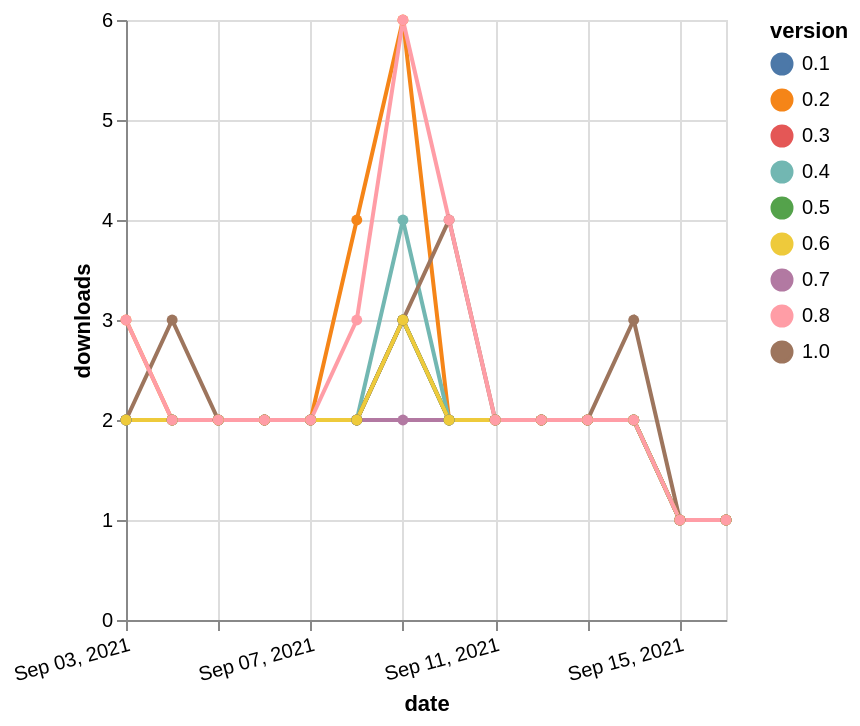

Vega-Lite specification for this chart:
### Vega-Lite specification from a JSON file in a GitHub repository (floating-point values rounded to 4 significant figures)
{"$schema": "https://vega.github.io/schema/vega-lite/v5.json", "description": "A simple bar chart with embedded data.", "data": {"values": [{"date": "2021-09-03", "total": 2213, "delta": 2, "version": "0.3"}, {"date": "2021-09-04", "total": 2215, "delta": 2, "version": "0.3"}, {"date": "2021-09-05", "total": 2217, "delta": 2, "version": "0.3"}, {"date": "2021-09-06", "total": 2219, "delta": 2, "version": "0.3"}, {"date": "2021-09-07", "total": 2221, "delta": 2, "version": "0.3"}, {"date": "2021-09-08", "total": 2223, "delta": 2, "version": "0.3"}, {"date": "2021-09-09", "total": 2226, "delta": 3, "version": "0.3"}, {"date": "2021-09-10", "total": 2228, "delta": 2, "version": "0.3"}, {"date": "2021-09-11", "total": 2230, "delta": 2, "version": "0.3"}, {"date": "2021-09-12", "total": 2232, "delta": 2, "version": "0.3"}, {"date": "2021-09-13", "total": 2234, "delta": 2, "version": "0.3"}, {"date": "2021-09-14", "total": 2236, "delta": 2, "version": "0.3"}, {"date": "2021-09-15", "total": 2237, "delta": 1, "version": "0.3"}, {"date": "2021-09-16", "total": 2238, "delta": 1, "version": "0.3"}, {"date": "2021-09-03", "total": 2223, "delta": 2, "version": "0.1"}, {"date": "2021-09-04", "total": 2225, "delta": 2, "version": "0.1"}, {"date": "2021-09-05", "total": 2227, "delta": 2, "version": "0.1"}, {"date": "2021-09-06", "total": 2229, "delta": 2, "version": "0.1"}, {"date": "2021-09-07", "total": 2231, "delta": 2, "version": "0.1"}, {"date": "2021-09-08", "total": 2233, "delta": 2, "version": "0.1"}, {"date": "2021-09-09", "total": 2236, "delta": 3, "version": "0.1"}, {"date": "2021-09-10", "total": 2238, "delta": 2, "version": "0.1"}, {"date": "2021-09-11", "total": 2240, "delta": 2, "version": "0.1"}, {"date": "2021-09-12", "total": 2242, "delta": 2, "version": "0.1"}, {"date": "2021-09-13", "total": 2244, "delta": 2, "version": "0.1"}, {"date": "2021-09-14", "total": 2246, "delta": 2, "version": "0.1"}, {"date": "2021-09-15", "total": 2247, "delta": 1, "version": "0.1"}, {"date": "2021-09-16", "total": 2248, "delta": 1, "version": "0.1"}, {"date": "2021-09-03", "total": 2729, "delta": 3, "version": "0.2"}, {"date": "2021-09-04", "total": 2731, "delta": 2, "version": "0.2"}, {"date": "2021-09-05", "total": 2733, "delta": 2, "version": "0.2"}, {"date": "2021-09-06", "total": 2735, "delta": 2, "version": "0.2"}, {"date": "2021-09-07", "total": 2737, "delta": 2, "version": "0.2"}, {"date": "2021-09-08", "total": 2741, "delta": 4, "version": "0.2"}, {"date": "2021-09-09", "total": 2747, "delta": 6, "version": "0.2"}, {"date": "2021-09-10", "total": 2749, "delta": 2, "version": "0.2"}, {"date": "2021-09-11", "total": 2751, "delta": 2, "version": "0.2"}, {"date": "2021-09-12", "total": 2753, "delta": 2, "version": "0.2"}, {"date": "2021-09-13", "total": 2755, "delta": 2, "version": "0.2"}, {"date": "2021-09-14", "total": 2757, "delta": 2, "version": "0.2"}, {"date": "2021-09-15", "total": 2758, "delta": 1, "version": "0.2"}, {"date": "2021-09-16", "total": 2759, "delta": 1, "version": "0.2"}, {"date": "2021-09-03", "total": 2375, "delta": 2, "version": "0.4"}, {"date": "2021-09-04", "total": 2377, "delta": 2, "version": "0.4"}, {"date": "2021-09-05", "total": 2379, "delta": 2, "version": "0.4"}, {"date": "2021-09-06", "total": 2381, "delta": 2, "version": "0.4"}, {"date": "2021-09-07", "total": 2383, "delta": 2, "version": "0.4"}, {"date": "2021-09-08", "total": 2385, "delta": 2, "version": "0.4"}, {"date": "2021-09-09", "total": 2389, "delta": 4, "version": "0.4"}, {"date": "2021-09-10", "total": 2391, "delta": 2, "version": "0.4"}, {"date": "2021-09-11", "total": 2393, "delta": 2, "version": "0.4"}, {"date": "2021-09-12", "total": 2395, "delta": 2, "version": "0.4"}, {"date": "2021-09-13", "total": 2397, "delta": 2, "version": "0.4"}, {"date": "2021-09-14", "total": 2399, "delta": 2, "version": "0.4"}, {"date": "2021-09-15", "total": 2400, "delta": 1, "version": "0.4"}, {"date": "2021-09-16", "total": 2401, "delta": 1, "version": "0.4"}, {"date": "2021-09-03", "total": 2185, "delta": 2, "version": "0.7"}, {"date": "2021-09-04", "total": 2187, "delta": 2, "version": "0.7"}, {"date": "2021-09-05", "total": 2189, "delta": 2, "version": "0.7"}, {"date": "2021-09-06", "total": 2191, "delta": 2, "version": "0.7"}, {"date": "2021-09-07", "total": 2193, "delta": 2, "version": "0.7"}, {"date": "2021-09-08", "total": 2195, "delta": 2, "version": "0.7"}, {"date": "2021-09-09", "total": 2197, "delta": 2, "version": "0.7"}, {"date": "2021-09-10", "total": 2199, "delta": 2, "version": "0.7"}, {"date": "2021-09-11", "total": 2201, "delta": 2, "version": "0.7"}, {"date": "2021-09-12", "total": 2203, "delta": 2, "version": "0.7"}, {"date": "2021-09-13", "total": 2205, "delta": 2, "version": "0.7"}, {"date": "2021-09-14", "total": 2207, "delta": 2, "version": "0.7"}, {"date": "2021-09-15", "total": 2208, "delta": 1, "version": "0.7"}, {"date": "2021-09-16", "total": 2209, "delta": 1, "version": "0.7"}, {"date": "2021-09-03", "total": 2185, "delta": 2, "version": "0.5"}, {"date": "2021-09-04", "total": 2187, "delta": 2, "version": "0.5"}, {"date": "2021-09-05", "total": 2189, "delta": 2, "version": "0.5"}, {"date": "2021-09-06", "total": 2191, "delta": 2, "version": "0.5"}, {"date": "2021-09-07", "total": 2193, "delta": 2, "version": "0.5"}, {"date": "2021-09-08", "total": 2195, "delta": 2, "version": "0.5"}, {"date": "2021-09-09", "total": 2198, "delta": 3, "version": "0.5"}, {"date": "2021-09-10", "total": 2200, "delta": 2, "version": "0.5"}, {"date": "2021-09-11", "total": 2202, "delta": 2, "version": "0.5"}, {"date": "2021-09-12", "total": 2204, "delta": 2, "version": "0.5"}, {"date": "2021-09-13", "total": 2206, "delta": 2, "version": "0.5"}, {"date": "2021-09-14", "total": 2208, "delta": 2, "version": "0.5"}, {"date": "2021-09-15", "total": 2209, "delta": 1, "version": "0.5"}, {"date": "2021-09-16", "total": 2210, "delta": 1, "version": "0.5"}, {"date": "2021-09-03", "total": 2031, "delta": 2, "version": "1.0"}, {"date": "2021-09-04", "total": 2034, "delta": 3, "version": "1.0"}, {"date": "2021-09-05", "total": 2036, "delta": 2, "version": "1.0"}, {"date": "2021-09-06", "total": 2038, "delta": 2, "version": "1.0"}, {"date": "2021-09-07", "total": 2040, "delta": 2, "version": "1.0"}, {"date": "2021-09-08", "total": 2042, "delta": 2, "version": "1.0"}, {"date": "2021-09-09", "total": 2045, "delta": 3, "version": "1.0"}, {"date": "2021-09-10", "total": 2049, "delta": 4, "version": "1.0"}, {"date": "2021-09-11", "total": 2051, "delta": 2, "version": "1.0"}, {"date": "2021-09-12", "total": 2053, "delta": 2, "version": "1.0"}, {"date": "2021-09-13", "total": 2055, "delta": 2, "version": "1.0"}, {"date": "2021-09-14", "total": 2058, "delta": 3, "version": "1.0"}, {"date": "2021-09-15", "total": 2059, "delta": 1, "version": "1.0"}, {"date": "2021-09-16", "total": 2060, "delta": 1, "version": "1.0"}, {"date": "2021-09-03", "total": 2183, "delta": 2, "version": "0.6"}, {"date": "2021-09-04", "total": 2185, "delta": 2, "version": "0.6"}, {"date": "2021-09-05", "total": 2187, "delta": 2, "version": "0.6"}, {"date": "2021-09-06", "total": 2189, "delta": 2, "version": "0.6"}, {"date": "2021-09-07", "total": 2191, "delta": 2, "version": "0.6"}, {"date": "2021-09-08", "total": 2193, "delta": 2, "version": "0.6"}, {"date": "2021-09-09", "total": 2196, "delta": 3, "version": "0.6"}, {"date": "2021-09-10", "total": 2198, "delta": 2, "version": "0.6"}, {"date": "2021-09-11", "total": 2200, "delta": 2, "version": "0.6"}, {"date": "2021-09-12", "total": 2202, "delta": 2, "version": "0.6"}, {"date": "2021-09-13", "total": 2204, "delta": 2, "version": "0.6"}, {"date": "2021-09-14", "total": 2206, "delta": 2, "version": "0.6"}, {"date": "2021-09-15", "total": 2207, "delta": 1, "version": "0.6"}, {"date": "2021-09-16", "total": 2208, "delta": 1, "version": "0.6"}, {"date": "2021-09-03", "total": 2447, "delta": 3, "version": "0.8"}, {"date": "2021-09-04", "total": 2449, "delta": 2, "version": "0.8"}, {"date": "2021-09-05", "total": 2451, "delta": 2, "version": "0.8"}, {"date": "2021-09-06", "total": 2453, "delta": 2, "version": "0.8"}, {"date": "2021-09-07", "total": 2455, "delta": 2, "version": "0.8"}, {"date": "2021-09-08", "total": 2458, "delta": 3, "version": "0.8"}, {"date": "2021-09-09", "total": 2464, "delta": 6, "version": "0.8"}, {"date": "2021-09-10", "total": 2468, "delta": 4, "version": "0.8"}, {"date": "2021-09-11", "total": 2470, "delta": 2, "version": "0.8"}, {"date": "2021-09-12", "total": 2472, "delta": 2, "version": "0.8"}, {"date": "2021-09-13", "total": 2474, "delta": 2, "version": "0.8"}, {"date": "2021-09-14", "total": 2476, "delta": 2, "version": "0.8"}, {"date": "2021-09-15", "total": 2477, "delta": 1, "version": "0.8"}, {"date": "2021-09-16", "total": 2478, "delta": 1, "version": "0.8"}]}, "width": "container", "mark": {"type": "line", "point": {"filled": true}}, "encoding": {"x": {"field": "date", "type": "temporal", "timeUnit": "yearmonthdate", "title": "date", "axis": {"labelAngle": -15}}, "y": {"field": "delta", "type": "quantitative", "title": "downloads"}, "color": {"field": "version", "type": "nominal"}, "tooltip": {"field": "delta"}}}
